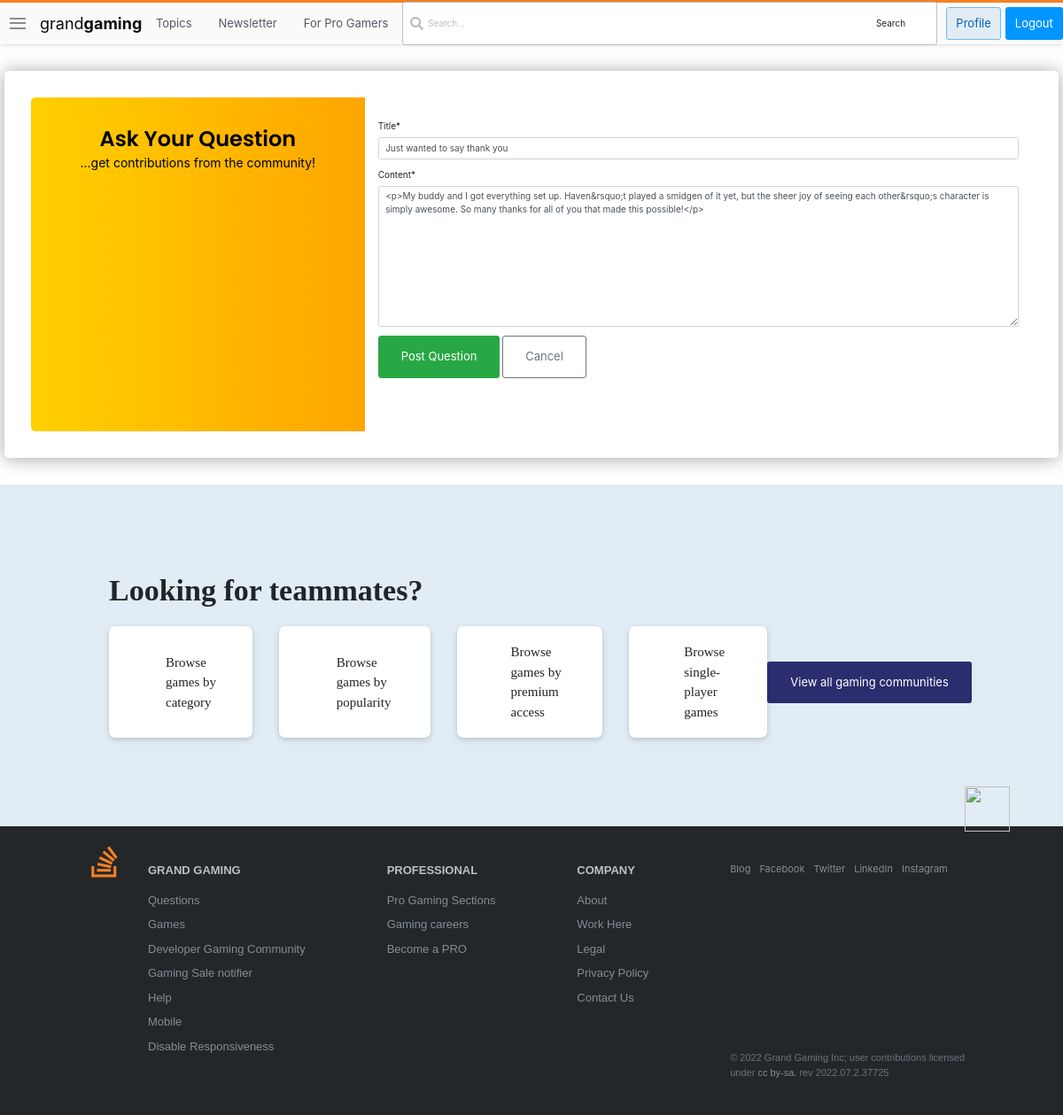
The app's page /questions/3/update/ (signed in) with its own data.
### forumbase/models.py (models this page shows, shortened)
class Question(models.Model):
    user = models.ForeignKey(User, on_delete=models.CASCADE)
    title = models.CharField(max_length=10000)
    content = RichTextField()
    likes = models.ManyToManyField(User, related_name='question_post')
    date_created = models.DateTimeField(default=timezone.now)
    tags = TaggableManager()

### forumbase/views.py (the view, shortened to what this page needs)
# urls.py: path('questions/<int:pk>/update/', views.QuestionUpdateView.as_view(), name="question-update"),
class QuestionUpdateView(UserPassesTestMixin, LoginRequiredMixin, UpdateView):
    model = Question
    fields = ['title', 'content']
    def test_func(self):
        questions = self.get_object()
        if self.request.user == questions.user:
            return True
        return False

### forumbase/templates/forumbase/question_form.html (shortened to what this page needs)
{% extends 'base.html' %}
{% load static %}
{% load crispy_forms_tags %}
{% block content %}
    <!DOCTYPE html>
    <html lang="en">
    <head>
    </head>
    <body>
        <div class="page-content page-container" id="page-content">
            <div class="padding">
                <div class="row  d-flex justify-content-center">
                        <div class="card user-card-full">
                            <div class="row m-l-0 m-r-0">
                                <div class="col-sm-4 bg-c-lite-green user-profile">
                                    <div class="card-block text-center text-white">
                                        <h6 class="f-w-600" style="font-size: 24px; color: black;">Ask Your Question</h6>
                                        <p style="font-size: 14px; color: black;">...get contributions from the community!</p>
                                    </div>
                                </div>
                                <div class="col-sm-8">
                                    <div class="card-block">
                                        </div>
                                        <form action="" method="POST" enctype="multipart/form-data">
                                                {{form|crispy}}
                                                <button class="btn btn-success" id="logout-btn" type="submit">Post Question</button>
                                                <a style="text-decoration: none; " class="btn btn-outline-secondary" href="">Cancel</a>
                                        </form>
                                        <ul class="social-link list-unstyled m-t-40 m-b-10">
                                            <li></li>
                                            <li></li>
                                            <li></li>
                                        </ul>
                                    </div>
                                </div>
                            </div>
                        </div>
                    </div>
                </div>
    </body>
    </html>
{% endblock content %}

### static/main.css (style rules this page uses)
:root { --white: #fff; --black: #0c0d0e; --orange: #f48024; --yellow: #fbf2d4; --green: #5eba7d; --blue: #0077cc; --powder: #e1ecf4; --red: #d1383d; --black-025: #fafafb; --black-050: #eff0f1; --black-075: #e4e6e8; --black-100: #d6d9dc; --black-150: #c8ccd0; --black-200: #bbc0c4; --black-300: #9fa6ad; --black-350: #9199a1; --black-400: #848d95; --black-500: #6a737c; --black-600: #535a60; --black-700: #3c4146; --black-750: #2f3337; --black-800: #242729; --black-900: #0c0d0e; --orange-050: #fff7f2; --orange-100: #fee3cf; --orange-200: #fcd0ad; --orange-300: #f7aa6d; --orange-400: #f48024; --orange-500: #f2720c; --orange-600: #da670b; --orange-700: #bd5c00; --orange-800: #a35200; --orange-900: #874600; --blue-050: #f2f9ff; --blue-100: #cfeafe; --blue-200: #addafc; --blue-300: #6cbbf7; --blue-400: #379fef; --blue-500: #0095ff; --blue-600: #0077cc; --blue-700: #0064bd; --blue-800: #0054a3; --blue-900: #004487; --powder-050: #f4f8fb; --powder-100: #e1ecf4; --powder-200: #d1e5f1; --powder-300: #b3d3ea; --powder-400: #a0c7e4; --powder-500: #7aa7c7; --powder-600: #5b8db1; --powder-700: #39739d; --powder-800: #2c5777; --powder-900: #1e3c52; --green-025: #eef8f1; --green-050: #dcf0e2; --green-100: #cae8d4; --green-200: #a6d9b7; --green-300: #82ca9a; --green-400: #5eba7d; --green-500: #48a868; --green-600: #3d8f58; --green-700: #2f6f44; --green-800: #29603b; --green-900: #1e472c; --yellow-050: #fdf7e3; --yellow-100: #fbf2d4; --yellow-200: #f1e5bc; --yellow-300: #e6d178; --yellow-400: #e9c63f; --yellow-500: #ddb624; --yellow-600: #cea51b; --yellow-700: #b89516; --yellow-800: #9f8010; --yellow-900: #826a0b; --red-050: #fdf3f4; --red-100: #f9d3d7; --red-200: #f4b4bb; --red-300: #e87c87; --red-400: #de535e; --red-500: #d1383d; --red-600: #c02d2e; --red-700: #ac2726; --red-800: #942121; --red-900: #7a1819; --gold: #ffcc01; --gold-lighter: #fff4d1; --gold-darker: #f1b600; --silver: #b4b8bc; --silver-lighter: #e8e8e8; --silver-darker: #9a9c9f; --bronze: #caa789; --bronze-lighter: #f2e9e1; --bronze-darker: #ab825f; --fc-dark: #0c0d0e; --fc-medium: #3c4146; --fc-light: #6a737c; --focus-ring: rgba(0,149,255,0.15); --focus-ring-success: rgba(166,217,183,0.4); --focus-ring-warning: rgba(233,198,63,0.4); --focus-ring-error: rgba(192,45,46,0.15); --focus-ring-muted: rgba(36,39,41,0.1); --bs-sm: 0 1px 2px rgba(0,0,0,0.05),0 1px 4px rgba(0,0,0,0.05),0 2px 8px rgba(0,0,0,0.05); --bs-md: 0 1px 3px rgba(0,0,0,0.06),0 2px 6px rgba(0,0,0,0.06),0 3px 8px rgba(0,0,0,0.09); --bs-lg: 0 1px 4px rgba(0,0,0,0.09),0 3px 8px rgba(0,0,0,0.09),0 4px 13px rgba(0,0,0,0.13); --scrollbar: rgba(0,0,0,0.2); --highlight-bg: #f6f6f6; --highlight-color: #2f3337; --highlight-comment: #656e77; --highlight-punctuation: var(--black-600); --highlight-namespace: #b75501; --highlight-attribute: #015692; --highlight-literal: #b75501; --highlight-symbol: #803378; --highlight-keyword: #015692; --highlight-variable: #54790d; --highlight-addition: #2f6f44; --highlight-deletion: #c02d2e; --dark-blue:#2b2d6e; --magnolia:#f7f6f9; }
*, *::before, *::after { margin: 0; padding: 0; box-sizing: border-box; }
html { font-family: Arial, "Helvetica Neue", Helvetica, sans-serif; font-size: 10px; color: var(--black-800); }
ul { list-style: none; }
a { text-decoration: none; color: var(--blue-600); cursor: pointer; }
.btn { text-align: center; font-size: 1.3rem; border-radius: 3px; transition: all 0.5s; padding: 1.3rem 2.5rem; }
.card { flex: 1 auto; flex-basis: calc(33% - 4rem); display: flex; flex-direction: column; background-color: var(--white); box-shadow: var(--bs-sm); padding: 3rem; border-radius: 0.7rem; margin: 2rem; position: relative; }

### records on screen
Question: title "Just wanted to say thank you", content "<p>My buddy and I got everything set up. Haven&rsquo;t played a smidgen of it yet, but the sheer joy of seeing each other&rsquo;s character is simply awesome. So many thanks for all of you that made this possible!</p>"
